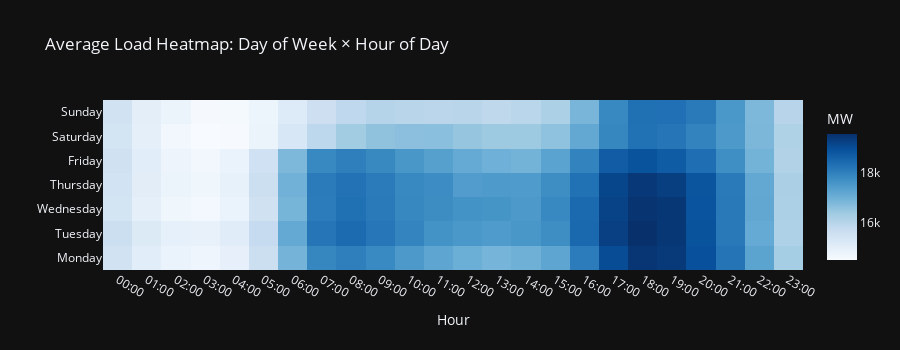

This figure's notebook cell:
### Markdown cell above
### 2d. Load heatmap — day × hour

This is one of the most informative views for energy analysts. Each cell is the average load for that hour-of-day × day-of-week combination.

### Code cell
dow_order = ['Monday','Tuesday','Wednesday','Thursday','Friday','Saturday','Sunday']

heatmap_data = (
    df_system
    .groupby(['day_of_week', 'hour'])['total_load_mw']
    .mean()
    .reset_index()
    .pivot(index='day_of_week', columns='hour', values='total_load_mw')
    .reindex(dow_order)
)

fig = go.Figure(data=go.Heatmap(
    z=heatmap_data.values,
    x=[f'{h:02d}:00' for h in range(24)],
    y=dow_order,
    colorscale='Blues',
    colorbar=dict(title='MW')
))
fig.update_layout(
    title='Average Load Heatmap: Day of Week × Hour of Day',
    template='plotly_dark',
    height=350,
    xaxis_title='Hour',
    yaxis_title=''
)
fig.show()

### Figure 1 — Plotly figure (JSON) as saved in the notebook; plotly's stock layout.template omitted (floating-point values rounded to 4 significant figures; data arrays with more than 128 entries replaced by an {"elided": "..."} marker saying what was removed)
{"data": [{"colorbar": {"title": {"text": "MW"}}, "colorscale": [[0, "rgb(247,251,255)"], [0.125, "rgb(222,235,247)"], [0.25, "rgb(198,219,239)"], [0.375, "rgb(158,202,225)"], [0.5, "rgb(107,174,214)"], [0.625, "rgb(66,146,198)"], [0.75, "rgb(33,113,181)"], [0.875, "rgb(8,81,156)"], [1, "rgb(8,48,107)"]], "type": "heatmap", "x": ["00:00", "01:00", "02:00", "03:00", "04:00", "05:00", "06:00", "07:00", "08:00", "09:00", "10:00", "11:00", "12:00", "13:00", "14:00", "15:00", "16:00", "17:00", "18:00", "19:00", "20:00", "21:00", "22:00", "23:00"], "y": ["Monday", "Tuesday", "Wednesday", "Thursday", "Friday", "Saturday", "Sunday"], "z": {"elided": "7x24 float values"}}], "layout": {"height": 350, "title": {"text": "Average Load Heatmap: Day of Week × Hour of Day"}, "xaxis": {"title": {"text": "Hour"}}, "yaxis": {"title": {"text": ""}}}}
